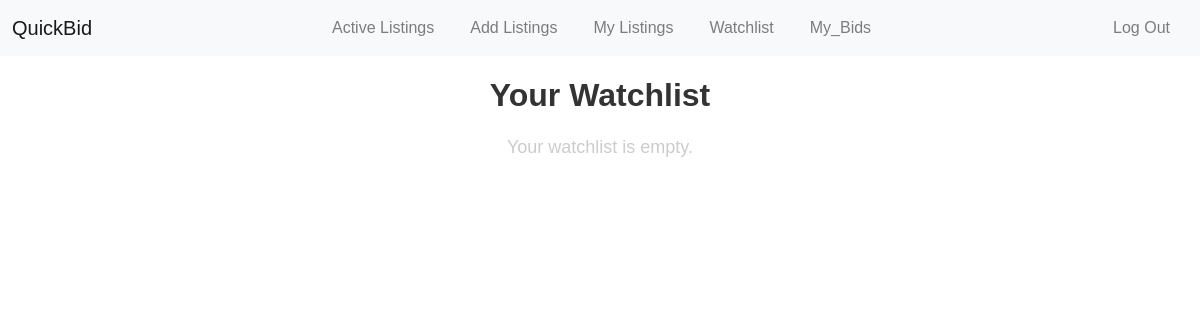
Before: /watchlist (signed in) with the older database file.
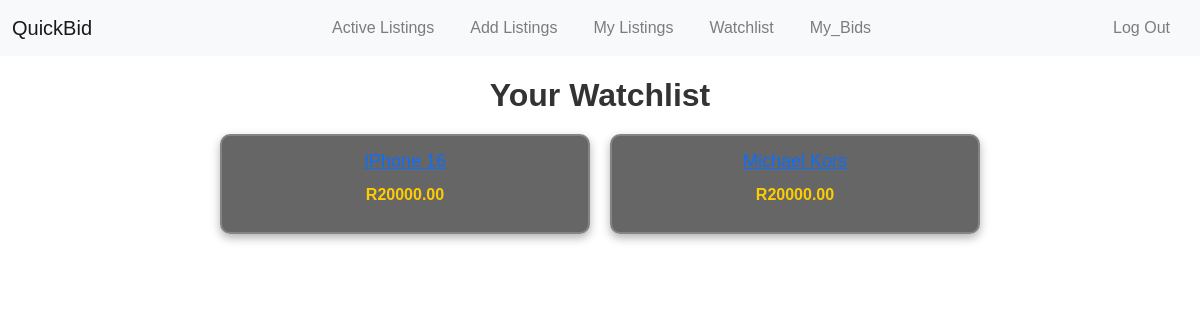
After: the same page with the newer database file.
### auctions/models.py (models this page shows, shortened)
class Watchlist(models.Model):
    user = models.ForeignKey(User, on_delete=models.CASCADE)
    product = models.ForeignKey(Product, on_delete=models.CASCADE)
    added_on = models.DateTimeField(auto_now_add=True)
    class Meta:
        unique_together = ('user', 'product')  # Ensure each user can only add a product once to the watchlist.

class Product(models.Model):
    user = models.ForeignKey(User,on_delete=models.CASCADE)
    name = models.CharField(max_length=100)
    description =models.TextField()
    starting_price = models.DecimalField(max_digits=10, decimal_places=2)
    current_price = models.DecimalField(max_digits=10, decimal_places=2, default=0)
    image_url = models.URLField(max_length=500, blank=True, null=True)
    category = models.CharField(max_length=50, blank=True, null=True)
    is_active = models.BooleanField(default=True)  # Add this field

### auctions/views.py (the view)
# urls.py: path("watchlist", views.watchlist,name="watchlist"),
@login_required(login_url="login")  # Redirects to login page if not logged in
def watchlist(request):
    watchlist_items = Watchlist.objects.filter(user=request.user)
    return render(request,"auctions/watchlist.html",{
        "watchlist_items": watchlist_items
    })

### auctions/templates/auctions/watchlist.html (shortened to what this page needs)
{% extends 'auctions/layout.html' %} {% block body %}
<div class="watchlist-container">
  <h2>Your Watchlist</h2>
  {% if watchlist_items %}
  <div class="watchlist-grid">
    {% for item in watchlist_items %}
    <div
      class="watchlist-card {% if not item.product.is_active %}closed{% endif %}"
    >
      <a href="{% url 'view_listing' item.product.id %}">
        <h3>{{ item.product.name }}</h3>
      </a>
      <p class="price">R{{ item.product.current_price }}</p>
    </div>
    {% endfor %}
  </div>
  {% else %}
  <p class="empty-watchlist">Your watchlist is empty.</p>
  {% endif %}
</div>
{% endblock %}

Changed rows visible on the page:
added Watchlist: product.current_price "20000.00"
added Watchlist: product.current_price "20000.00"
Other visible differences:
text no longer shown: "Your watchlist is empty."
